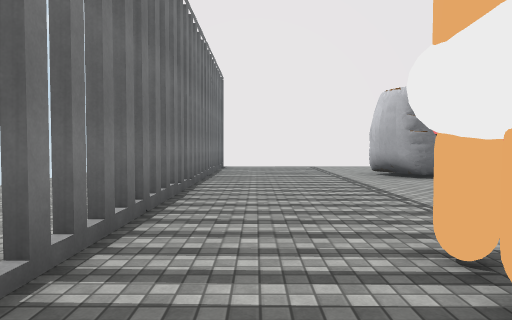
View 1 (above)

24 first-person views from a walk through a Unity game level. The camera is 1.4 m above the floor, tilts 2° down and sees 70° across. The floor is counted in squares, 2 m on a side. Each view is taken from the middle of a square. On the plan, view 1 faces up. The plan holds only what a view shows up to about 11 squares ahead; the rest is blank. The place goes on beyond the plan. Some surface patterns are stand-ins.

View 2
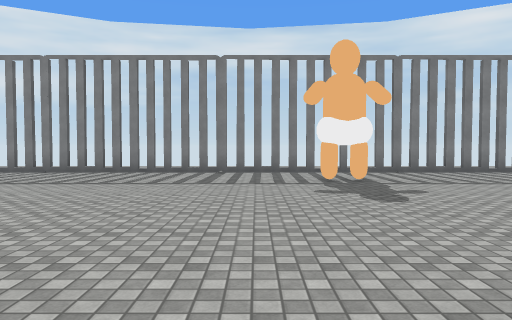

View 3
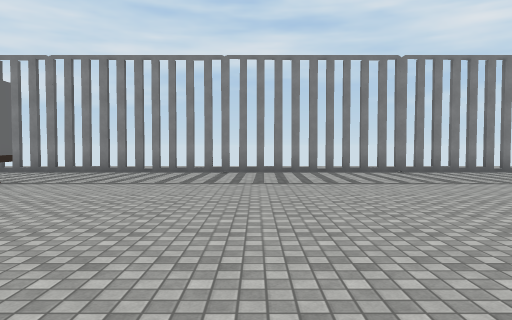

View 4
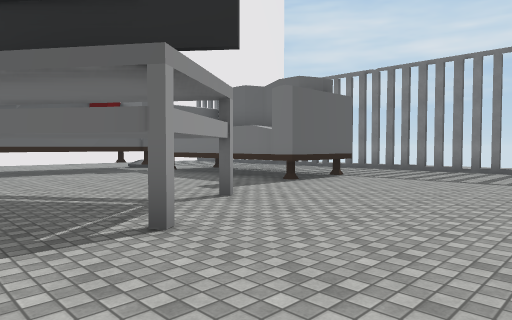

View 5
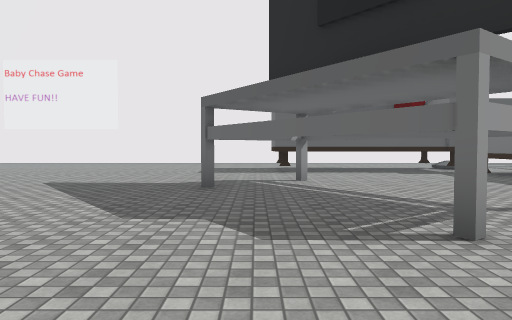

View 6
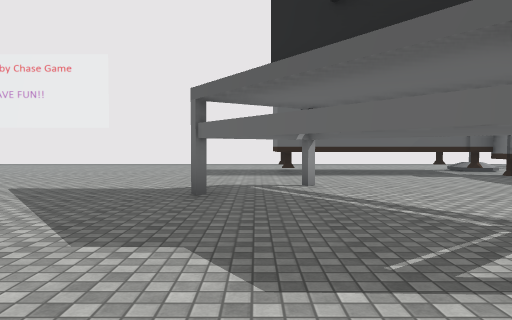

View 7
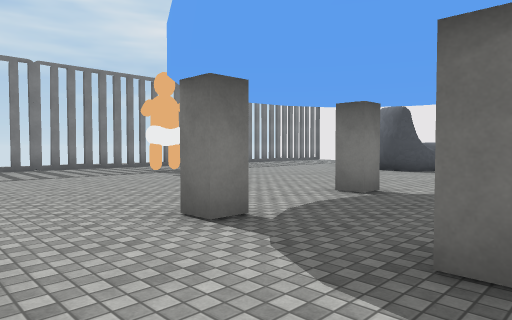

View 8
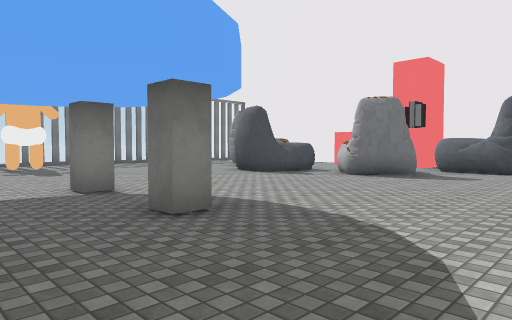

View 9
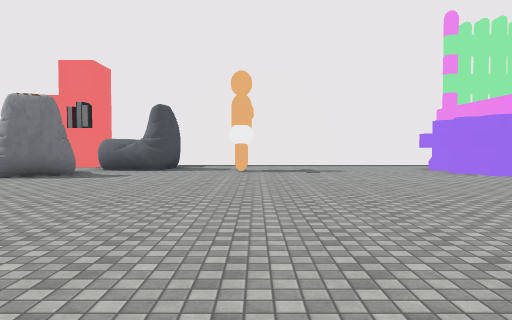

View 10
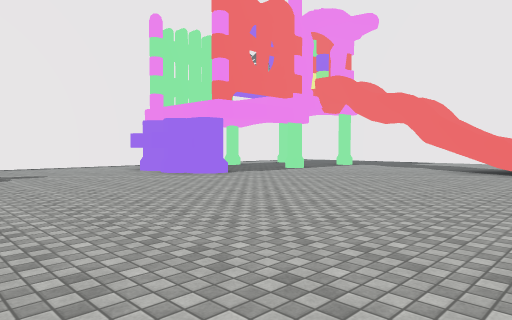

View 11
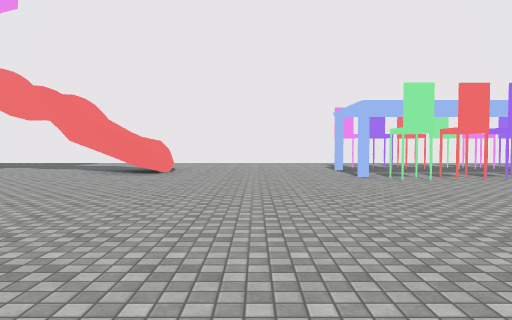

View 12
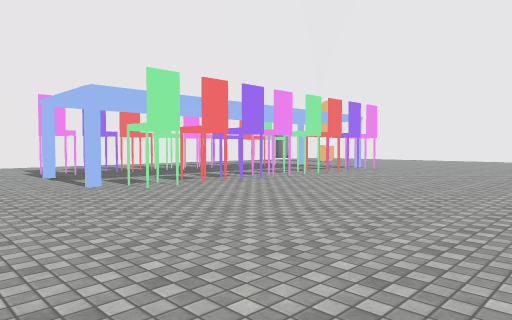

View 13
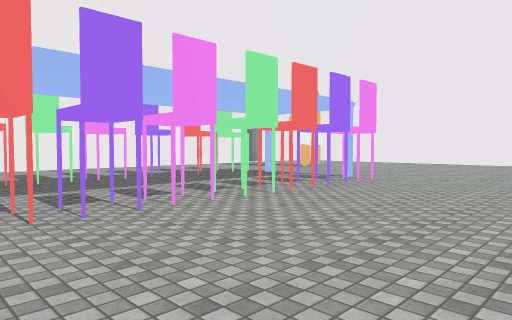

View 14
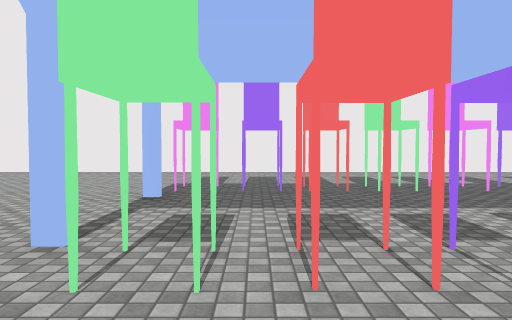

View 15
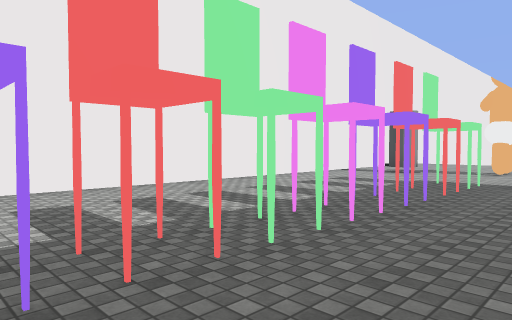

View 16
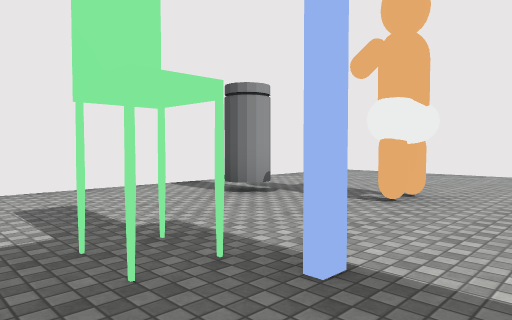

View 17
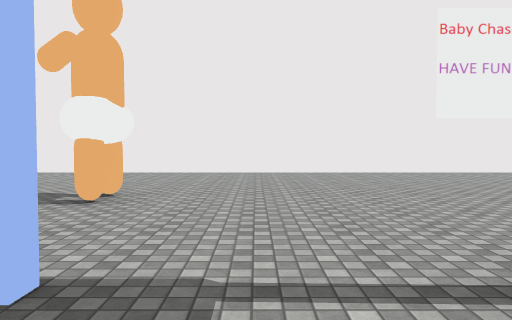

View 18
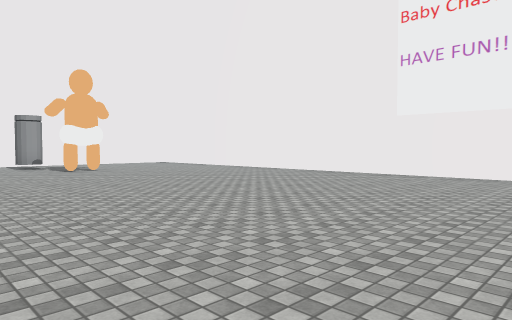

View 19
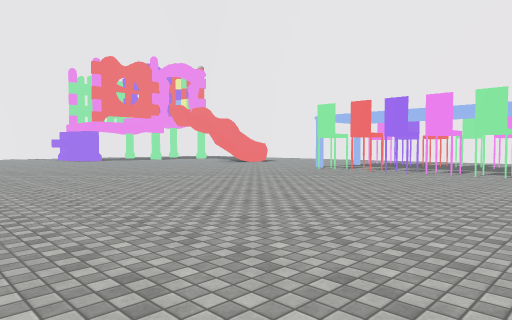

View 20
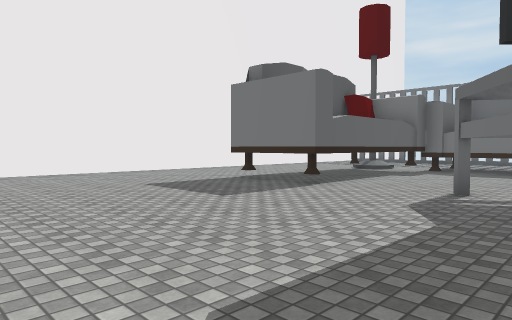

View 21
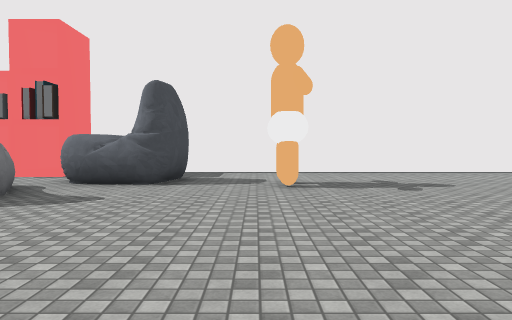

View 22
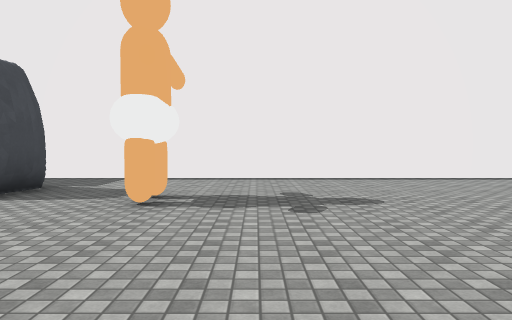

View 23
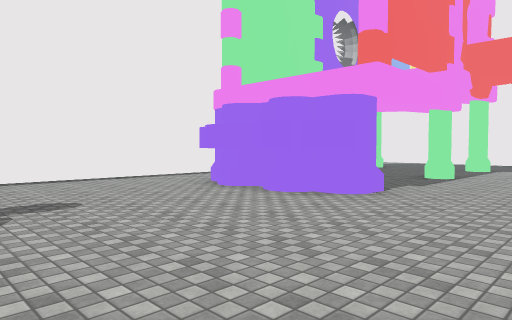

View 24
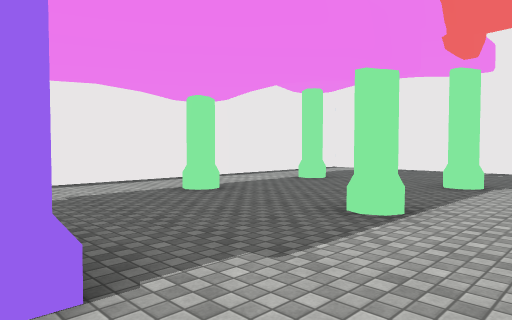

### Floor plan
Key: @ floor where view 1 was taken; # wall or solid block; x gap in a wall; . floor; / step, stairs or slope; ^ raised ledge; T thing the floor can be seen under or through; C chair; O other object.
Columns run from 3 left of view 1 to 33 right of it. Each row starts with its distance up from view 1.
 14               ###################
 13           ### ...................
 12            ##  ...................
 11   x....     .. #........#...#..#..
 10   x....     ..##..O....##...........#
  9   x...##   ###.........##...........#
  8   x.....  #.##..........#...#..#....#
  7   x..... ##......................
  6   x....  ......................
  5 . x.... .......................
  4 ..x..........................#
  3  .x.O........................#
  2  .x.O........................^^    .#
  1   x.O......O..O................  ...#
  0   x@........................... ....#
 -1   x............. ...................#
 -2   x........O..O    .................#
 -3   x...........    ..................#
 -4   x.......... .   .........C..#C....#
 -5   x...........    .............C....#
 -6   x............   .........C...C....#
 -7   x.............  .........C...C....#
 -8   x........T.... ..........C...C....#
 -9   x.......T T..............C...C....#
-10   x..###..T  T.............C........#
-11   x..  #...T T.......  ....C...C....#
-12   x    #....TT..... . .....C...C....#
-13        #............ .......#.#.....#
-14        #............................#
-15        ######..................O.#..#
-16       ..    #..................O....#
-17       /#    #..................O....#
-18            .......   ...............#
-19            .......   ...............#
-20             .....    ............ .
-21              ....     ........... ..
-22                                    #

Where each view was taken, in squares from view 1:
view 1: 0 up, 0 right, facing up
view 2: 0 up, 9 right, facing left
view 3: 5 down, 9 right, facing left
view 4: 5 down, 10 right, facing down-left
view 5: 5 down, 10 right, facing down
view 6: 6 down, 10 right, facing down
view 7: 4 down, 11 right, facing up-left
view 8: 1 down, 14 right, facing up-left
view 9: 1 down, 15 right, facing up
view 10: 0 up, 15 right, facing up-right
view 11: 1 down, 16 right, facing right
view 12: 1 down, 18 right, facing down-right
view 13: 5 down, 20 right, facing down-right
view 14: 5 down, 22 right, facing right
view 15: 5 down, 26 right, facing down-right
view 16: 11 down, 26 right, facing down-right
view 17: 11 down, 26 right, facing down
view 18: 12 down, 17 right, facing down-right
view 19: 11 down, 14 right, facing up-right
view 20: 11 down, 15 right, facing down-left
view 21: 3 up, 14 right, facing up
view 22: 5 up, 16 right, facing up
view 23: 5 up, 16 right, facing up-right
view 24: 6 up, 21 right, facing up-right
